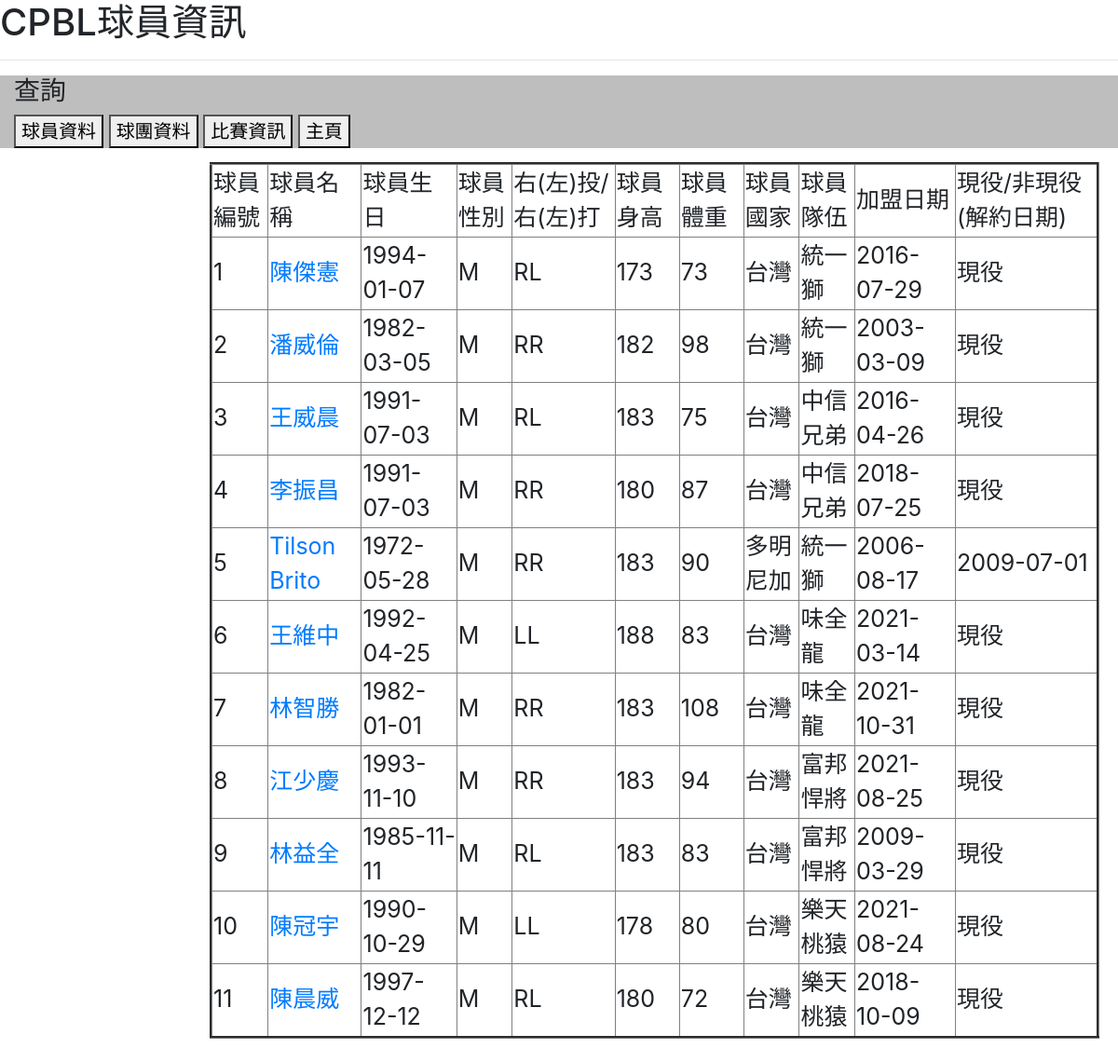
The app's page /Hw3-PlayerList.php with its own data.
### tables this page shows
CREATE TABLE `player` (
  `PlayerID` int(8) NOT NULL,
  `Sex` varchar(1) NOT NULL,
  `Birthday` date NOT NULL,
  `PlayerName` varchar(20) NOT NULL,
  `Left or Right` varchar(2) NOT NULL,
  `Height` int(3) NOT NULL,
  `Weight` int(3) NOT NULL,
  `Nation` varchar(10) NOT NULL,
  `TeamName` varchar(5) NOT NULL,
  `JoinDate` date NOT NULL,
  `LeaveDate` date DEFAULT NULL
);

### Hw3-PlayerList.php (the view, shortened to what this page needs)
<!DOCTYPE html>
<html>
<head>
        <link rel="stylesheet" href="https://cdn.jsdelivr.net/npm/bootstrap@4.1.3/dist/css/bootstrap.min.css">
    </head>
<h1> CPBL球員資訊 </h1>
<hr/>
<body>
<div style = "background-color : #BEBEBE ; font-size:20px; ">
    <div class ="col">
    <h3>查詢</h3>
        <a href="Hw3-PlayerList.php"><button>球員資料</button></a>
        <a href="Hw3-Team.php"><button>球團資料</button></a>
        <a href="Hw3-Match.php"><button>比賽資訊</button></a>
        <a href="index.php"><button>主頁</button></a>
    </div>
</div>
</body>
<?php
$connect_DB = mysqli_connect('localhost', 'willy', 'W5110willy', 'databasehw');
mysqli_query($connect_DB,"SET NAMES 'utf8'");
$sql = "SELECT * FROM `player`";
$result = mysqli_query($connect_DB, $sql);
print'<div style="margin: 15px 20px 25px 225px; font-size:25px">';
if ($result) {
    if (mysqli_num_rows($result)>0) {
        while ($row = mysqli_fetch_array($result, MYSQLI_NUM)) {
            $datas[] = $row;
        }
    }
}
else {
    echo "{$sql} 語法執行失敗，錯誤訊息: " . mysqli_error($connect_DB);
}
if(!empty($result)){
    print '<table border=3>';
    print '<tr>';
    print '<td>'."球員編號".'</td>';
    print '<td>'."球員名稱".'</td>';
    print '<td>'."球員生日".'</td>';
    print '<td>'."球員性別".'</td>';
    print '<td>'."右(左)投/右(左)打".'</td>';
    print '<td>'."球員身高".'</td>';
    print '<td>'."球員體重".'</td>';
    print '<td>'."球員國家".'</td>';
    print '<td>'."球員隊伍".'</td>';
    print '<td>'."加盟日期".'</td>';
    print '<td>'."現役/非現役(解約日期)".'</td>';
    print '</tr>';
    foreach($datas as $key => $value){
        print '<tr>';
        print '<td>'.$value[0].'</td>';
        print '<td>'.'<a href="Hw3-PlayerInformation.php?id='.$value[3].'">'.$value[3].'</a>'.'</td>';
        print '<td>'.$value[2].'</td>';
        print '<td>'.$value[1].'</td>';
        print '<td>'.$value[4].'</td>';
        print '<td>'.$value[5].'</td>';
        print '<td>'.$value[6].'</td>';
        print '<td>'.$value[7].'</td>';
        print '<td>'.$value[8].'</td>';
        print '<td>'.$value[9].'</td>';
        if($value[10] == null)
            print '<td>'."現役".'</td>';
        else
        print '<td>'.$value[10].'</td>';
        print '</tr>';
    }
}
else {
    echo "查無資料";
}
print '</div>'
?>
<body>
</body>

### records on screen
player: PlayerID "1", PlayerName "陳傑憲", Birthday "1994-01-07", Sex "M", Left or Right "RL", Height "173", Weight "73", Nation "台灣", TeamName "統一獅", JoinDate "2016-07-29", shows "現役"
player: PlayerID "2", PlayerName "潘威倫", Birthday "1982-03-05", Sex "M", Left or Right "RR", Height "182", Weight "98", Nation "台灣", TeamName "統一獅", JoinDate "2003-03-09", shows "現役"
player: PlayerID "3", PlayerName "王威晨", Birthday "1991-07-03", Sex "M", Left or Right "RL", Height "183", Weight "75", Nation "台灣", TeamName "中信兄弟", JoinDate "2016-04-26", shows "現役"
player: PlayerID "4", PlayerName "李振昌", Birthday "1991-07-03", Sex "M", Left or Right "RR", Height "180", Weight "87", Nation "台灣", TeamName "中信兄弟", JoinDate "2018-07-25", shows "現役"
player: PlayerID "5", PlayerName "Tilson Brito", Birthday "1972-05-28", Sex "M", Left or Right "RR", Height "183", Weight "90", Nation "多明尼加", TeamName "統一獅", JoinDate "2006-08-17", LeaveDate "2009-07-01"
player: PlayerID "6", PlayerName "王維中", Birthday "1992-04-25", Sex "M", Left or Right "LL", Height "188", Weight "83", Nation "台灣", TeamName "味全龍", JoinDate "2021-03-14", shows "現役"
player: PlayerID "7", PlayerName "林智勝", Birthday "1982-01-01", Sex "M", Left or Right "RR", Height "183", Weight "108", Nation "台灣", TeamName "味全龍", JoinDate "2021-10-31", shows "現役"
player: PlayerID "8", PlayerName "江少慶", Birthday "1993-11-10", Sex "M", Left or Right "RR", Height "183", Weight "94", Nation "台灣", TeamName "富邦悍將", JoinDate "2021-08-25", shows "現役"
player: PlayerID "9", PlayerName "林益全", Birthday "1985-11-11", Sex "M", Left or Right "RL", Height "183", Weight "83", Nation "台灣", TeamName "富邦悍將", JoinDate "2009-03-29", shows "現役"
player: PlayerID "10", PlayerName "陳冠宇", Birthday "1990-10-29", Sex "M", Left or Right "LL", Height "178", Weight "80", Nation "台灣", TeamName "樂天桃猿", JoinDate "2021-08-24", shows "現役"
player: PlayerID "11", PlayerName "陳晨威", Birthday "1997-12-12", Sex "M", Left or Right "RL", Height "180", Weight "72", Nation "台灣", TeamName "樂天桃猿", JoinDate "2018-10-09", shows "現役"
